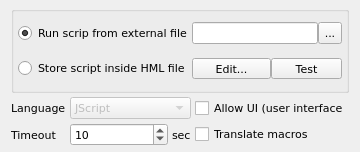
<?xml version="1.0" encoding="UTF-8"?>
<ui version="4.0">
 <class>ActiveScriptWidget</class>
 <widget class="QWidget" name="ActiveScriptWidget">
  <property name="geometry">
   <rect>
    <x>0</x>
    <y>0</y>
    <width>360</width>
    <height>152</height>
   </rect>
  </property>
  <property name="font">
   <font>
    <family>DejaVu Sans</family>
    <pointsize>8</pointsize>
   </font>
  </property>
  <property name="windowTitle">
   <string>Form</string>
  </property>
  <layout class="QVBoxLayout" name="verticalLayout">
   <property name="spacing">
    <number>4</number>
   </property>
   <property name="topMargin">
    <number>6</number>
   </property>
   <property name="bottomMargin">
    <number>6</number>
   </property>
   <item>
    <widget class="QGroupBox" name="groupBox">
     <property name="title">
      <string/>
     </property>
     <layout class="QHBoxLayout" name="horizontalLayout" stretch="0">
      <property name="spacing">
       <number>0</number>
      </property>
      <property name="leftMargin">
       <number>4</number>
      </property>
      <property name="topMargin">
       <number>0</number>
      </property>
      <property name="rightMargin">
       <number>4</number>
      </property>
      <property name="bottomMargin">
       <number>0</number>
      </property>
      <item>
       <layout class="QGridLayout" name="gridLayout" columnstretch="0,5,3,0">
        <property name="horizontalSpacing">
         <number>0</number>
        </property>
        <property name="verticalSpacing">
         <number>4</number>
        </property>
        <item row="0" column="1" colspan="2">
         <widget class="QLineEdit" name="lnRunScript"/>
        </item>
        <item row="1" column="1">
         <widget class="QToolButton" name="btnEditStoreScript">
          <property name="sizePolicy">
           <sizepolicy hsizetype="Preferred" vsizetype="Fixed">
            <horstretch>0</horstretch>
            <verstretch>0</verstretch>
           </sizepolicy>
          </property>
          <property name="text">
           <string>Edit...</string>
          </property>
         </widget>
        </item>
        <item row="1" column="2" colspan="2">
         <widget class="QToolButton" name="btnTestStoreScript">
          <property name="sizePolicy">
           <sizepolicy hsizetype="Preferred" vsizetype="Fixed">
            <horstretch>0</horstretch>
            <verstretch>0</verstretch>
           </sizepolicy>
          </property>
          <property name="text">
           <string>Test</string>
          </property>
         </widget>
        </item>
        <item row="0" column="3">
         <widget class="QToolButton" name="btnRunScript">
          <property name="maximumSize">
           <size>
            <width>24</width>
            <height>24</height>
           </size>
          </property>
          <property name="text">
           <string>...</string>
          </property>
          <property name="icon">
           <iconset resource="../../qHostMonitor.qrc">
            <normaloff>:/img/open.png</normaloff>:/img/open.png</iconset>
          </property>
         </widget>
        </item>
        <item row="0" column="0">
         <widget class="QRadioButton" name="rdRunScript">
          <property name="text">
           <string>Run scrip from external file</string>
          </property>
          <property name="checked">
           <bool>true</bool>
          </property>
         </widget>
        </item>
        <item row="1" column="0">
         <widget class="QRadioButton" name="rdStoreScript">
          <property name="text">
           <string>Store script inside HML file</string>
          </property>
         </widget>
        </item>
       </layout>
      </item>
     </layout>
    </widget>
   </item>
   <item>
    <layout class="QGridLayout" name="gridLayout_2">
     <property name="spacing">
      <number>4</number>
     </property>
     <item row="0" column="0">
      <widget class="QLabel" name="lblLanguage">
       <property name="text">
        <string>Language</string>
       </property>
      </widget>
     </item>
     <item row="0" column="1" colspan="2">
      <widget class="QComboBox" name="cmbLanguage">
       <property name="enabled">
        <bool>false</bool>
       </property>
       <property name="sizePolicy">
        <sizepolicy hsizetype="Expanding" vsizetype="Fixed">
         <horstretch>0</horstretch>
         <verstretch>0</verstretch>
        </sizepolicy>
       </property>
       <item>
        <property name="text">
         <string>JScript</string>
        </property>
       </item>
       <item>
        <property name="text">
         <string>VBscript</string>
        </property>
       </item>
      </widget>
     </item>
     <item row="0" column="3">
      <widget class="QCheckBox" name="chkAllowUI">
       <property name="text">
        <string>Allow UI (user interface</string>
       </property>
      </widget>
     </item>
     <item row="1" column="0">
      <widget class="QLabel" name="lblTimeout">
       <property name="text">
        <string>Timeout</string>
       </property>
      </widget>
     </item>
     <item row="1" column="1">
      <widget class="QSpinBox" name="spinTimeout">
       <property name="sizePolicy">
        <sizepolicy hsizetype="Expanding" vsizetype="Fixed">
         <horstretch>0</horstretch>
         <verstretch>0</verstretch>
        </sizepolicy>
       </property>
       <property name="maximum">
        <number>3600</number>
       </property>
       <property name="value">
        <number>10</number>
       </property>
      </widget>
     </item>
     <item row="1" column="2">
      <widget class="QLabel" name="lblTimeoutSec">
       <property name="sizePolicy">
        <sizepolicy hsizetype="Maximum" vsizetype="Preferred">
         <horstretch>0</horstretch>
         <verstretch>0</verstretch>
        </sizepolicy>
       </property>
       <property name="text">
        <string>sec</string>
       </property>
      </widget>
     </item>
     <item row="1" column="3">
      <widget class="QCheckBox" name="chkTranslateMacros">
       <property name="text">
        <string>Translate macros</string>
       </property>
      </widget>
     </item>
    </layout>
   </item>
  </layout>
 </widget>
 <resources>
  <include location="../../qHostMonitor.qrc"/>
  <include location="../../qHostMonitor.qrc"/>
 </resources>
 <connections/>
</ui>
